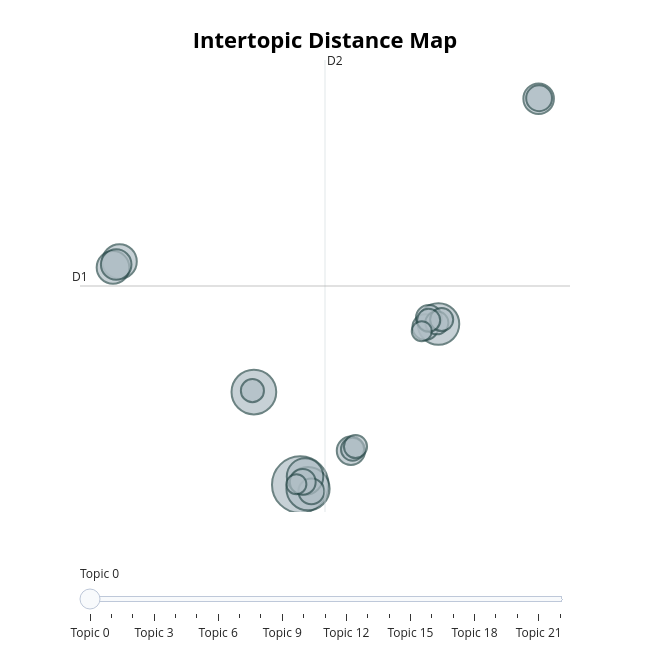

Notebook source saved alongside this figure:
### Code cell
# run this cell to visualize the topics
topic_model.visualize_topics()

### Figure 1 — Plotly figure (JSON) as saved in the notebook; plotly's stock layout.template omitted (floating-point values rounded to 4 significant figures)
{"data": [{"customdata": [[0, "world | america | new | years | people", 24], [1, "states | government | united | department | congress", 15], [2, "america | american | tonight | americans | people", 14], [3, "states | government | public | united | congress", 13], [4, "world | peace | nations | soviet | economic", 10], [5, "government | states | law | united | year", 9], [6, "states | united | government | constitution | state", 8], [7, "states | united | government | congress | year", 7], [8, "government | great | work | law | public", 7], [9, "america | new | thats | jobs | tonight", 6], [10, "america | security | weapons | world | americans", 5], [11, "government | states | congress | united | public", 5], [12, "bank | public | states | country | government", 5], [13, "government | shall | congress | islands | world", 5], [14, "national | federal | reduction | public | ought", 5], [15, "world | government | new | peace | foundation", 4], [16, "people | tax | spending | america | jobs", 4], [17, "states | congress | country | constitution | government", 4], [18, "treaty | united | states | spain | year", 4], [19, "states | government | public | united | congress", 4], [20, "states | government | public | country | subject", 4], [21, "world | free | war | soviet | nations", 3], [22, "states | united | government | congress | citizens", 3]], "hovertemplate": "<b>Topic %{customdata[0]}</b><br>%{customdata[1]}<br>Size: %{customdata[2]}", "legendgroup": "", "marker": {"color": "#B0BEC5", "line": {"color": "DarkSlateGrey", "width": 2}, "size": [24, 15, 14, 13, 10, 9, 8, 7, 7, 6, 5, 5, 5, 5, 5, 4, 4, 4, 4, 4, 4, 3, 3], "sizemode": "area", "sizeref": 0.015, "symbol": "circle"}, "mode": "markers", "name": "", "orientation": "v", "showlegend": false, "type": "scatter", "x": [-2.452, -5.929, -1.872, 7.901, -2.093, -16.0, -16.49, -16.25, 15.41, 1.343, -1.622, 6.921, 7.183, -2.265, 15.44, 1.466, 1.686, 7.782, 8.143, -6.039, 7.167, -2.744, 6.651], "xaxis": "x", "y": [-10.65, -3.14, -10.97, 2.376, -9.994, 7.446, 6.961, 7.199, 20.64, -7.902, -11.19, 2.122, 2.871, -10.43, 20.68, -7.779, -7.558, 2.475, 2.737, -3.029, 2.675, -10.62, 1.793], "yaxis": "y"}], "layout": {"annotations": [{"showarrow": false, "text": "D1", "x": -18.96, "y": 5.456, "yshift": 10}, {"showarrow": false, "text": "D2", "x": -0.5993, "xshift": 10, "y": 23.78}], "height": 650, "hoverlabel": {"bgcolor": "white", "font": {"family": "Rockwell", "size": 16}}, "legend": {"itemsizing": "constant", "tracegroupgap": 0}, "margin": {"t": 60}, "shapes": [{"line": {"color": "#CFD8DC", "width": 2}, "type": "line", "x0": -0.5993, "x1": -0.5993, "y0": -12.87, "y1": 23.78}, {"line": {"color": "#9E9E9E", "width": 2}, "type": "line", "x0": -18.96, "x1": 17.76, "y0": 5.456, "y1": 5.456}], "sliders": [{"active": 0, "pad": {"t": 50}, "steps": [{"args": [{"marker.color": [["red", "#B0BEC5", "#B0BEC5", "#B0BEC5", "#B0BEC5", "#B0BEC5", "#B0BEC5", "#B0BEC5", "#B0BEC5", "#B0BEC5", "#B0BEC5", "#B0BEC5", "#B0BEC5", "#B0BEC5", "#B0BEC5", "#B0BEC5", "#B0BEC5", "#B0BEC5", "#B0BEC5", "#B0BEC5", "#B0BEC5", "#B0BEC5", "#B0BEC5"]]}], "label": "Topic 0", "method": "update"}, {"args": [{"marker.color": [["#B0BEC5", "red", "#B0BEC5", "#B0BEC5", "#B0BEC5", "#B0BEC5", "#B0BEC5", "#B0BEC5", "#B0BEC5", "#B0BEC5", "#B0BEC5", "#B0BEC5", "#B0BEC5", "#B0BEC5", "#B0BEC5", "#B0BEC5", "#B0BEC5", "#B0BEC5", "#B0BEC5", "#B0BEC5", "#B0BEC5", "#B0BEC5", "#B0BEC5"]]}], "label": "Topic 1", "method": "update"}, {"args": [{"marker.color": [["#B0BEC5", "#B0BEC5", "red", "#B0BEC5", "#B0BEC5", "#B0BEC5", "#B0BEC5", "#B0BEC5", "#B0BEC5", "#B0BEC5", "#B0BEC5", "#B0BEC5", "#B0BEC5", "#B0BEC5", "#B0BEC5", "#B0BEC5", "#B0BEC5", "#B0BEC5", "#B0BEC5", "#B0BEC5", "#B0BEC5", "#B0BEC5", "#B0BEC5"]]}], "label": "Topic 2", "method": "update"}, {"args": [{"marker.color": [["#B0BEC5", "#B0BEC5", "#B0BEC5", "red", "#B0BEC5", "#B0BEC5", "#B0BEC5", "#B0BEC5", "#B0BEC5", "#B0BEC5", "#B0BEC5", "#B0BEC5", "#B0BEC5", "#B0BEC5", "#B0BEC5", "#B0BEC5", "#B0BEC5", "#B0BEC5", "#B0BEC5", "#B0BEC5", "#B0BEC5", "#B0BEC5", "#B0BEC5"]]}], "label": "Topic 3", "method": "update"}, {"args": [{"marker.color": [["#B0BEC5", "#B0BEC5", "#B0BEC5", "#B0BEC5", "red", "#B0BEC5", "#B0BEC5", "#B0BEC5", "#B0BEC5", "#B0BEC5", "#B0BEC5", "#B0BEC5", "#B0BEC5", "#B0BEC5", "#B0BEC5", "#B0BEC5", "#B0BEC5", "#B0BEC5", "#B0BEC5", "#B0BEC5", "#B0BEC5", "#B0BEC5", "#B0BEC5"]]}], "label": "Topic 4", "method": "update"}, {"args": [{"marker.color": [["#B0BEC5", "#B0BEC5", "#B0BEC5", "#B0BEC5", "#B0BEC5", "red", "#B0BEC5", "#B0BEC5", "#B0BEC5", "#B0BEC5", "#B0BEC5", "#B0BEC5", "#B0BEC5", "#B0BEC5", "#B0BEC5", "#B0BEC5", "#B0BEC5", "#B0BEC5", "#B0BEC5", "#B0BEC5", "#B0BEC5", "#B0BEC5", "#B0BEC5"]]}], "label": "Topic 5", "method": "update"}, {"args": [{"marker.color": [["#B0BEC5", "#B0BEC5", "#B0BEC5", "#B0BEC5", "#B0BEC5", "#B0BEC5", "red", "#B0BEC5", "#B0BEC5", "#B0BEC5", "#B0BEC5", "#B0BEC5", "#B0BEC5", "#B0BEC5", "#B0BEC5", "#B0BEC5", "#B0BEC5", "#B0BEC5", "#B0BEC5", "#B0BEC5", "#B0BEC5", "#B0BEC5", "#B0BEC5"]]}], "label": "Topic 6", "method": "update"}, {"args": [{"marker.color": [["#B0BEC5", "#B0BEC5", "#B0BEC5", "#B0BEC5", "#B0BEC5", "#B0BEC5", "#B0BEC5", "red", "#B0BEC5", "#B0BEC5", "#B0BEC5", "#B0BEC5", "#B0BEC5", "#B0BEC5", "#B0BEC5", "#B0BEC5", "#B0BEC5", "#B0BEC5", "#B0BEC5", "#B0BEC5", "#B0BEC5", "#B0BEC5", "#B0BEC5"]]}], "label": "Topic 7", "method": "update"}, {"args": [{"marker.color": [["#B0BEC5", "#B0BEC5", "#B0BEC5", "#B0BEC5", "#B0BEC5", "#B0BEC5", "#B0BEC5", "#B0BEC5", "red", "#B0BEC5", "#B0BEC5", "#B0BEC5", "#B0BEC5", "#B0BEC5", "#B0BEC5", "#B0BEC5", "#B0BEC5", "#B0BEC5", "#B0BEC5", "#B0BEC5", "#B0BEC5", "#B0BEC5", "#B0BEC5"]]}], "label": "Topic 8", "method": "update"}, {"args": [{"marker.color": [["#B0BEC5", "#B0BEC5", "#B0BEC5", "#B0BEC5", "#B0BEC5", "#B0BEC5", "#B0BEC5", "#B0BEC5", "#B0BEC5", "red", "#B0BEC5", "#B0BEC5", "#B0BEC5", "#B0BEC5", "#B0BEC5", "#B0BEC5", "#B0BEC5", "#B0BEC5", "#B0BEC5", "#B0BEC5", "#B0BEC5", "#B0BEC5", "#B0BEC5"]]}], "label": "Topic 9", "method": "update"}, {"args": [{"marker.color": [["#B0BEC5", "#B0BEC5", "#B0BEC5", "#B0BEC5", "#B0BEC5", "#B0BEC5", "#B0BEC5", "#B0BEC5", "#B0BEC5", "#B0BEC5", "red", "#B0BEC5", "#B0BEC5", "#B0BEC5", "#B0BEC5", "#B0BEC5", "#B0BEC5", "#B0BEC5", "#B0BEC5", "#B0BEC5", "#B0BEC5", "#B0BEC5", "#B0BEC5"]]}], "label": "Topic 10", "method": "update"}, {"args": [{"marker.color": [["#B0BEC5", "#B0BEC5", "#B0BEC5", "#B0BEC5", "#B0BEC5", "#B0BEC5", "#B0BEC5", "#B0BEC5", "#B0BEC5", "#B0BEC5", "#B0BEC5", "red", "#B0BEC5", "#B0BEC5", "#B0BEC5", "#B0BEC5", "#B0BEC5", "#B0BEC5", "#B0BEC5", "#B0BEC5", "#B0BEC5", "#B0BEC5", "#B0BEC5"]]}], "label": "Topic 11", "method": "update"}, {"args": [{"marker.color": [["#B0BEC5", "#B0BEC5", "#B0BEC5", "#B0BEC5", "#B0BEC5", "#B0BEC5", "#B0BEC5", "#B0BEC5", "#B0BEC5", "#B0BEC5", "#B0BEC5", "#B0BEC5", "red", "#B0BEC5", "#B0BEC5", "#B0BEC5", "#B0BEC5", "#B0BEC5", "#B0BEC5", "#B0BEC5", "#B0BEC5", "#B0BEC5", "#B0BEC5"]]}], "label": "Topic 12", "method": "update"}, {"args": [{"marker.color": [["#B0BEC5", "#B0BEC5", "#B0BEC5", "#B0BEC5", "#B0BEC5", "#B0BEC5", "#B0BEC5", "#B0BEC5", "#B0BEC5", "#B0BEC5", "#B0BEC5", "#B0BEC5", "#B0BEC5", "red", "#B0BEC5", "#B0BEC5", "#B0BEC5", "#B0BEC5", "#B0BEC5", "#B0BEC5", "#B0BEC5", "#B0BEC5", "#B0BEC5"]]}], "label": "Topic 13", "method": "update"}, {"args": [{"marker.color": [["#B0BEC5", "#B0BEC5", "#B0BEC5", "#B0BEC5", "#B0BEC5", "#B0BEC5", "#B0BEC5", "#B0BEC5", "#B0BEC5", "#B0BEC5", "#B0BEC5", "#B0BEC5", "#B0BEC5", "#B0BEC5", "red", "#B0BEC5", "#B0BEC5", "#B0BEC5", "#B0BEC5", "#B0BEC5", "#B0BEC5", "#B0BEC5", "#B0BEC5"]]}], "label": "Topic 14", "method": "update"}, {"args": [{"marker.color": [["#B0BEC5", "#B0BEC5", "#B0BEC5", "#B0BEC5", "#B0BEC5", "#B0BEC5", "#B0BEC5", "#B0BEC5", "#B0BEC5", "#B0BEC5", "#B0BEC5", "#B0BEC5", "#B0BEC5", "#B0BEC5", "#B0BEC5", "red", "#B0BEC5", "#B0BEC5", "#B0BEC5", "#B0BEC5", "#B0BEC5", "#B0BEC5", "#B0BEC5"]]}], "label": "Topic 15", "method": "update"}, {"args": [{"marker.color": [["#B0BEC5", "#B0BEC5", "#B0BEC5", "#B0BEC5", "#B0BEC5", "#B0BEC5", "#B0BEC5", "#B0BEC5", "#B0BEC5", "#B0BEC5", "#B0BEC5", "#B0BEC5", "#B0BEC5", "#B0BEC5", "#B0BEC5", "#B0BEC5", "red", "#B0BEC5", "#B0BEC5", "#B0BEC5", "#B0BEC5", "#B0BEC5", "#B0BEC5"]]}], "label": "Topic 16", "method": "update"}, {"args": [{"marker.color": [["#B0BEC5", "#B0BEC5", "#B0BEC5", "#B0BEC5", "#B0BEC5", "#B0BEC5", "#B0BEC5", "#B0BEC5", "#B0BEC5", "#B0BEC5", "#B0BEC5", "#B0BEC5", "#B0BEC5", "#B0BEC5", "#B0BEC5", "#B0BEC5", "#B0BEC5", "red", "#B0BEC5", "#B0BEC5", "#B0BEC5", "#B0BEC5", "#B0BEC5"]]}], "label": "Topic 17", "method": "update"}, {"args": [{"marker.color": [["#B0BEC5", "#B0BEC5", "#B0BEC5", "#B0BEC5", "#B0BEC5", "#B0BEC5", "#B0BEC5", "#B0BEC5", "#B0BEC5", "#B0BEC5", "#B0BEC5", "#B0BEC5", "#B0BEC5", "#B0BEC5", "#B0BEC5", "#B0BEC5", "#B0BEC5", "#B0BEC5", "red", "#B0BEC5", "#B0BEC5", "#B0BEC5", "#B0BEC5"]]}], "label": "Topic 18", "method": "update"}, {"args": [{"marker.color": [["#B0BEC5", "#B0BEC5", "#B0BEC5", "#B0BEC5", "#B0BEC5", "#B0BEC5", "#B0BEC5", "#B0BEC5", "#B0BEC5", "#B0BEC5", "#B0BEC5", "#B0BEC5", "#B0BEC5", "#B0BEC5", "#B0BEC5", "#B0BEC5", "#B0BEC5", "#B0BEC5", "#B0BEC5", "red", "#B0BEC5", "#B0BEC5", "#B0BEC5"]]}], "label": "Topic 19", "method": "update"}, {"args": [{"marker.color": [["#B0BEC5", "#B0BEC5", "#B0BEC5", "#B0BEC5", "#B0BEC5", "#B0BEC5", "#B0BEC5", "#B0BEC5", "#B0BEC5", "#B0BEC5", "#B0BEC5", "#B0BEC5", "#B0BEC5", "#B0BEC5", "#B0BEC5", "#B0BEC5", "#B0BEC5", "#B0BEC5", "#B0BEC5", "#B0BEC5", "red", "#B0BEC5", "#B0BEC5"]]}], "label": "Topic 20", "method": "update"}, {"args": [{"marker.color": [["#B0BEC5", "#B0BEC5", "#B0BEC5", "#B0BEC5", "#B0BEC5", "#B0BEC5", "#B0BEC5", "#B0BEC5", "#B0BEC5", "#B0BEC5", "#B0BEC5", "#B0BEC5", "#B0BEC5", "#B0BEC5", "#B0BEC5", "#B0BEC5", "#B0BEC5", "#B0BEC5", "#B0BEC5", "#B0BEC5", "#B0BEC5", "red", "#B0BEC5"]]}], "label": "Topic 21", "method": "update"}, {"args": [{"marker.color": [["#B0BEC5", "#B0BEC5", "#B0BEC5", "#B0BEC5", "#B0BEC5", "#B0BEC5", "#B0BEC5", "#B0BEC5", "#B0BEC5", "#B0BEC5", "#B0BEC5", "#B0BEC5", "#B0BEC5", "#B0BEC5", "#B0BEC5", "#B0BEC5", "#B0BEC5", "#B0BEC5", "#B0BEC5", "#B0BEC5", "#B0BEC5", "#B0BEC5", "red"]]}], "label": "Topic 22", "method": "update"}]}], "title": {"font": {"color": "Black", "size": 22}, "text": "<b>Intertopic Distance Map</b>", "x": 0.5, "xanchor": "center", "y": 0.95, "yanchor": "top"}, "width": 650, "xaxis": {"anchor": "y", "domain": [0, 1], "range": [-18.96, 17.76], "title": {"text": ""}, "visible": false}, "yaxis": {"anchor": "x", "domain": [0, 1], "range": [-12.87, 23.78], "title": {"text": ""}, "visible": false}}}
